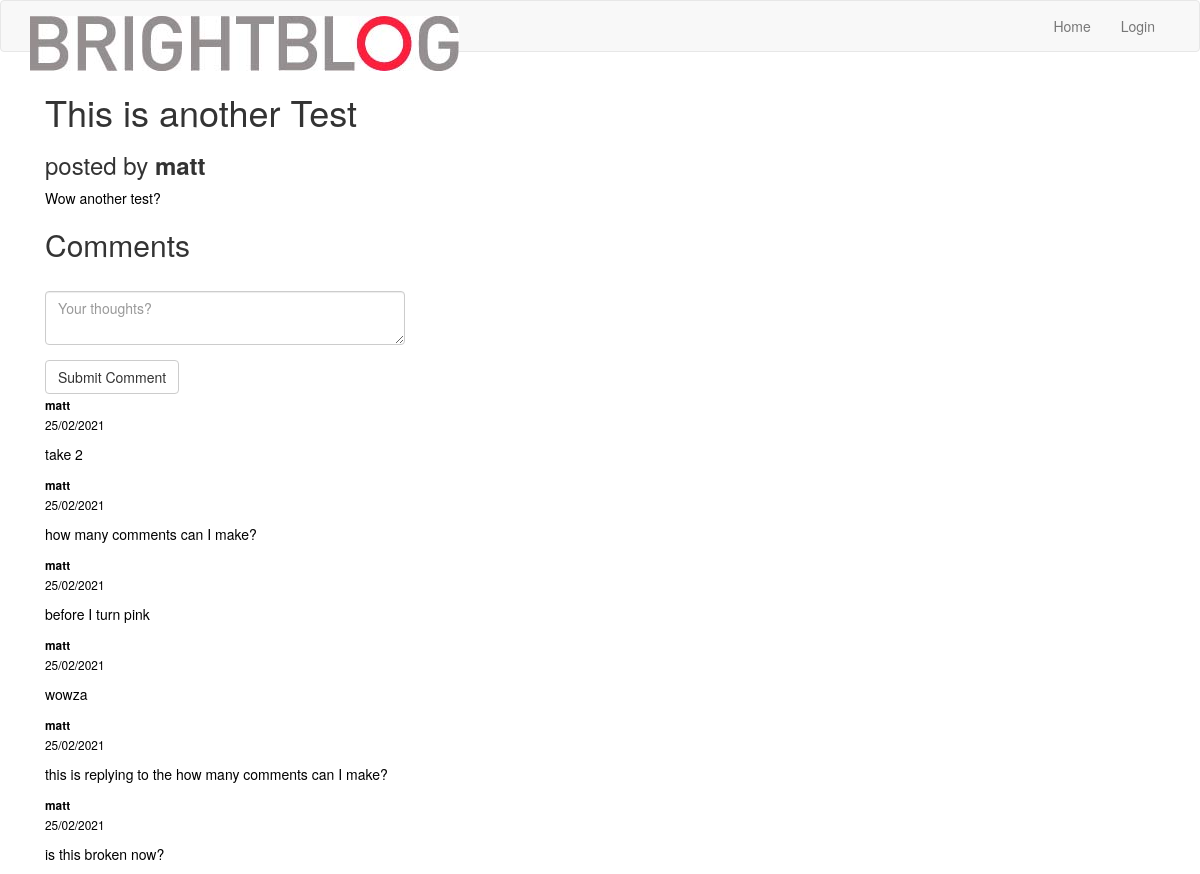
The app's page /showpost/2, older data.
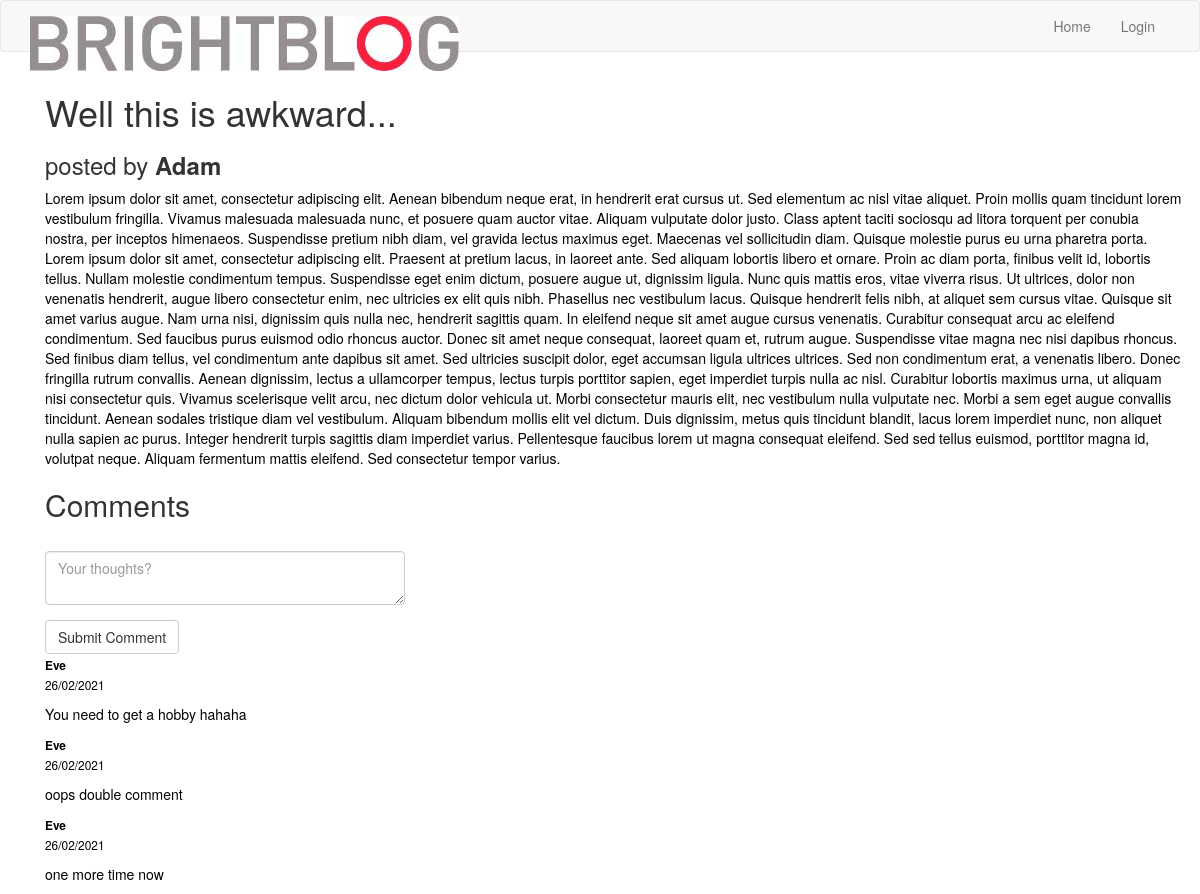
The same page, newer data.
### app/models.py (models this page shows, shortened)
class Post(db.Model):
    id = db.Column(db.Integer, primary_key=True)
    title = db.Column(db.String(150))
    body = db.Column(db.Text())
    timestamp = db.Column(db.DateTime, index=True, default=datetime.utcnow)
    user_id = db.Column(db.Integer, db.ForeignKey('user.id'))

class User(UserMixin, db.Model):
    id = db.Column(db.Integer, primary_key=True)
    username = db.Column(db.String(64), index=True, unique=True)
    email = db.Column(db.String(120), index=True, unique=True)
    password_hash = db.Column(db.String(128))
    posts = db.relationship('Post', backref='author', lazy='dynamic')
    comments = db.relationship('Comment', backref='author', lazy='dynamic')

class Comment(db.Model):
    _N = 6 # number of digits used for each component of path
    id = db.Column(db.Integer, primary_key=True)
    text = db.Column(db.String(500))
    user_id = db.Column(db.Integer, db.ForeignKey('user.id'))
    post_id = db.Column(db.Integer, db.ForeignKey('post.id'))
    timestamp = db.Column(db.DateTime(), default=datetime.utcnow, index=True)
    path = db.Column(db.Text, index=True)
    parent_id = db.Column(db.Integer, db.ForeignKey('comment.id'))
    replies = db.relationship(
        'Comment', backref=db.backref('parent', remote_side=[id]),
        lazy='dynamic')

### app/routes.py (the view)
@app.route('/showpost/<int:post_id>', methods=['GET', 'POST'])
def show_post(post_id):
    form = CommentForm()
    post = Post.query.get(post_id)
    comments = Comment.query.filter_by(post_id=post_id).order_by(Comment.timestamp.asc())
    if post is not None:
        if form.validate_on_submit():
            comment = Comment(text=form.comment.data, author=current_user, post_id=post_id)
            comment.save()
            flash('Your comment has been posted!')
            return redirect(url_for('show_post', post_id=post.id))
        return render_template('showpost.html', title=post.title, form=form, post=post, comments=comments)
    else:
        return render_template('404.html', title='Page not found.')

### app/forms.py (shortened to what this page needs)
class CommentForm(FlaskForm):
    comment = TextAreaField('', render_kw={'placeholder': 'Your thoughts?'}, validators=[DataRequired(), Length(min=1, max=500)])
    submit = SubmitField('Submit Comment')

### app/templates/showpost.html (shortened to what this page needs)
{% extends "base.html" %}
{% import 'bootstrap/wtf.html' as wtf %}
{% block app_content %}
<div class="container">
    <h1>{{ post.title }}</h1>
    <h3>posted by <b>{{ post.author.username }}</b></h3>
    <p>{{post.body}}</p>
    <h2>Comments</h2>
    <div class="row">
        <div class="col-md-4">
            {{ wtf.quick_form(form) }}
        </div>
    </div>
    {% if comments is not none %}
        {% for comment in comments %}
            <div>
                <p>
                    <small>
                        <b>{{ comment.author.username }}<br></b> {{ comment.timestamp.strftime("%d/%m/%Y") }}
                    </small>
                </p>
                <p>{{ comment.text }}</p>
            </div>
        {% endfor %}
    {% endif %}
</div>
{% endblock %}

Row changes from the older to the newer data that the page shows:
removed User: author.username "matt"
no longer on this page (row edited): Comment: author.username "matt", timestamp "25/02/2021", text "take 2"
removed Comment: author.username "matt", timestamp "25/02/2021", text "how many comments can I make?"
removed Comment: author.username "matt", timestamp "25/02/2021", text "before I turn pink"
removed Comment: author.username "matt", timestamp "25/02/2021", text "wowza"
no longer on this page (row edited): Comment: author.username "matt", timestamp "25/02/2021", text "this is replying to the how many comments can I make?"
removed Comment: author.username "matt", timestamp "25/02/2021", text "is this broken now?"
changed Post: title "This is another Test" → "Well this is awkward..."; body "Wow another test?" → "Lorem ipsum dolor sit amet, consectetur adipiscing elit. Aenean bibendum neque erat, in hendrerit erat cursus ut. Sed elementum ac nisl vitae aliquet. Proin mollis quam tincidunt lorem vestibulum fringilla. Vivamus malesuada malesuada nunc, et posuere quam auctor vitae. Aliquam vulputate dolor justo. Class aptent taciti sociosqu ad litora torquent per conubia nostra, per inceptos himenaeos. Suspendisse pretium nibh diam, vel gravida lectus maximus eget. Maecenas vel sollicitudin diam. Quisque molestie purus eu urna pharetra porta. Lorem ipsum dolor sit amet, consectetur adipiscing elit. Praesent at pretium lacus, in laoreet ante. Sed aliquam lobortis libero et ornare. Proin ac diam porta,…"
now on this page (row edited): User: author.username "Adam"
added Comment: author.username "Eve", timestamp "26/02/2021", text "You need to get a hobby hahaha"
added Comment: author.username "Eve", timestamp "26/02/2021", text "oops double comment"
added Comment: author.username "Eve", timestamp "26/02/2021", text "one more time now"
